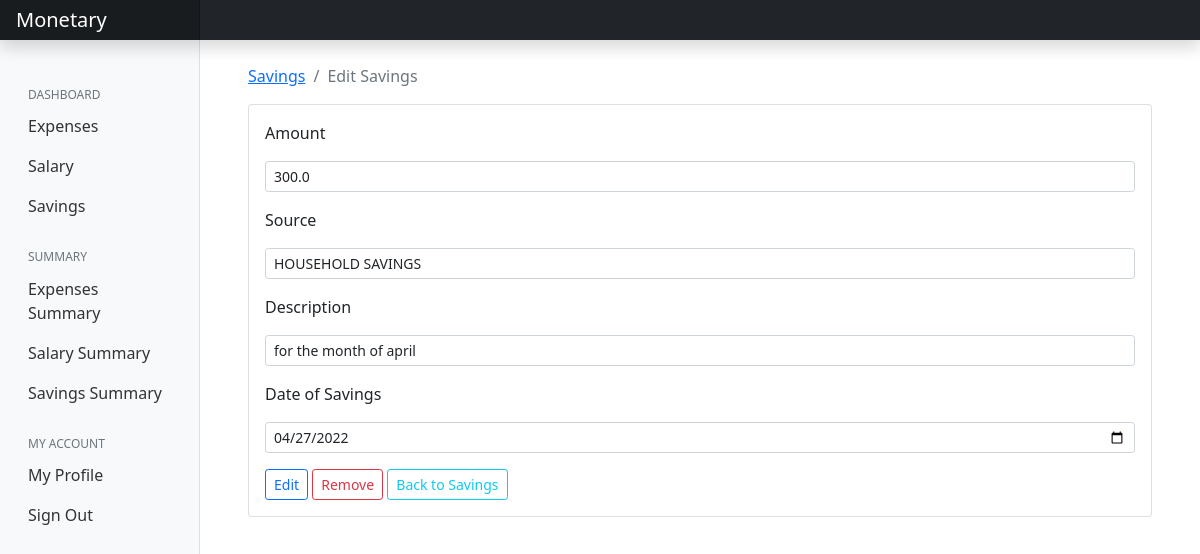
/saving/edit-saving/2 (signed in), run on an earlier commit of the app's database.
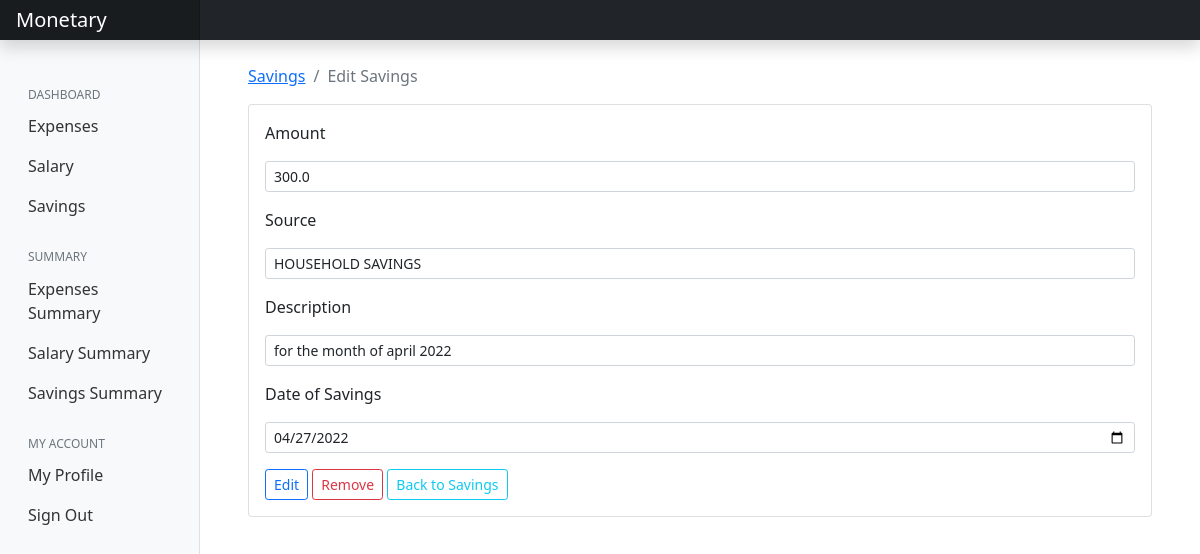
And on a later commit of the database.
### saving/models.py (models this page shows, shortened)
class Saving(models.Model):
    amount = models.FloatField()
    date = models.DateField(default=now)
    description = models.TextField()
    owner = models.ForeignKey(to=User, on_delete=models.CASCADE)
    source = models.CharField(max_length=200)
    class Meta:
        ordering = ['-date']

### saving/views.py (the view, shortened to what this page needs)
# urls.py: path('edit-saving/<int:id>', views.saving_edit, name="saving-edit"),
@login_required(login_url='/accounts/login')
def saving_edit(request, id):
    saving = Saving.objects.get(pk=id)
    sources = Source.objects.all()
    context = {
        'saving': saving,
        'values': saving,
        'sources': sources
    }
    if request.method == 'GET':
        return render(request, 'saving/edit-saving.html', context)

### saving/templates/saving/edit-saving.html (shortened to what this page needs)
{% extends 'base.html' %}
{% block content %}
<div class="container mt-4">
    <nav aria-label="breadcrumb">
        <ol class="breadcrumb">
            <li class="breadcrumb-item"><a href="{% url 'saving' %}">Savings</a></li>
            <li class="breadcrumb-item active" aria-current="page">Edit Savings</li>
        </ol>
    </nav>
    <div class="card">
        <div class="card-body">
            <form action="{% url 'saving-edit' saving.id %}" method="post">
                <div class="form-group">
                    <label for="" class="mb-3">Amount</label>
                    <input type="number" class="form-control form-control-sm mb-3" name="amount" value="{{values.amount}}">
                </div>
                <div class="form-group">
                    <label for="" class="mb-3">Source</label>
                    <select class="form-control form-control-sm mb-3" name="source">
                        <option selected name="source" value="{{values.source}}">{{values.source}}</option>
                    </select>
                </div>
                <div class="form-group">
                    <label for="" class="mb-3">Description</label>
                    <input type="text" class="form-control form-control-sm mb-3" name="description"
                        value="{{values.description}}">
                </div>
                <div class="form-group">
                    <label for="" class="mb-3">Date of Savings</label>
                    <input type="date" class="form-control form-control-sm mb-3" name="saving_date" value="{{values.date | date:'Y-m-d'}}">
                </div>
                <input type="submit" value="Edit" class="btn btn-outline-primary btn-sm mr-2">
                <a href="{% url 'delete-saving' saving.id %}" class="btn btn-outline-danger btn-sm">Remove</a>
                <a href="{% url 'saving' %}" class="btn btn-outline-info btn-sm align-right float-right mr-auto">Back to Savings</a>
            </form>
        </div>
    </div>
</div>
{% endblock %}

What changed in the data, as far as the page shows it:
changed Saving "HOUSEHOLD SAVINGS": description "for the month of april" → "for the month of april 2022"
